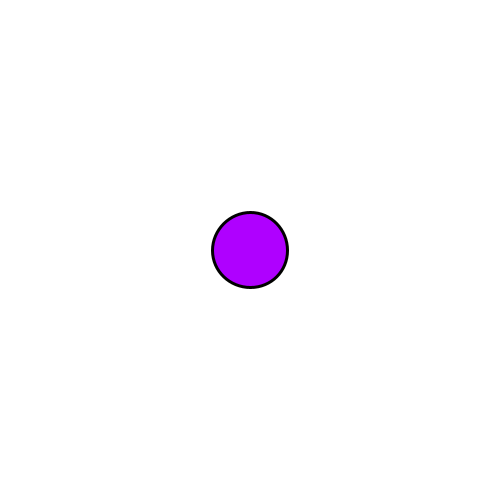
Frame 1 (no input)
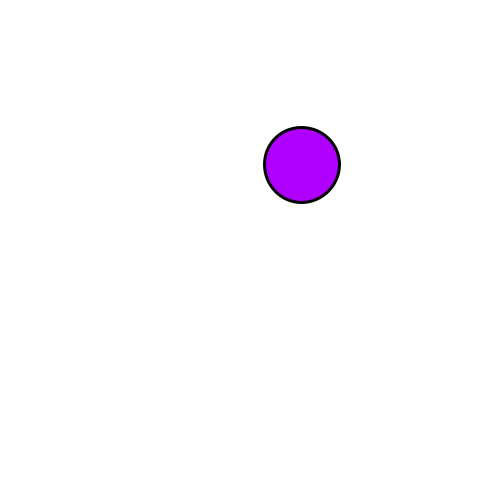
Frame 60 (the mouse pressed at the canvas centre just before this capture)
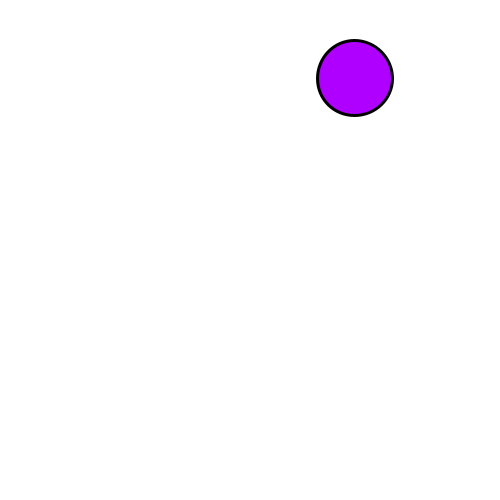
Frame 120 (the mouse held since frame 60 and released just before this capture)

The Processing sketch that drew these frames (run headless with seeded random() and noise(); from frame 60 on, the mouse is pressed at the canvas centre):

// Processing sketch: Notes_1_Bouncing_Circle
// ── Notes_1_Bouncing_Circle.pde
float x;
float y;
float s;
color c;

float xSpeed;
float ySpeed;

void setup() {
  size(500, 500);
  x = width / 2.0;
  y = height / 2.0;
  s = 75;
  c = color(175, 0, 255);
  xSpeed = random(-3, 3);
  ySpeed = random(-3, 3);
}

void draw() {
  background(255);
  renderCircle();
  moveCircle();
  containCircle();
}

void keyPressed() {
  if (key == 's') {
    ySpeed = 1;
    c = color(255, 0, 0);
  } else if (key == 'w') {
    ySpeed = -1;
    c = color(255, 0, 0);
  } else if (key == 'a') {
    xSpeed = -2;
    c = color(255, 0, 0);
  } else if (key =='d') {
    xSpeed = 2;
    c = color(255, 0, 0);
  }
}

void renderCircle() {
  stroke(0);
  strokeWeight(3);
  fill(c);
  ellipse(x, y, s, s);
}

void moveCircle() {
  // x = x + xSpeed;
  x += xSpeed;
  // y = y + ySpeed;
  y += ySpeed;
}

void containCircle() {
  if ((x + (s / 2.0)) >= width) {
    xSpeed = random(-3, -0.5);
    c = color(0, 200, 0);
  } else if ((x - (s / 2.0)) <= 0) {
    xSpeed = random(0.5, 3);
    c = color(0, 200, 0);
  }
  
  x = constrain(x, (s / 2.0), width - (s / 2.0));
  
  boolean maxY = (y + (s / 2.0)) >= height;
  boolean minY = (y - (s / 2.0)) <= 0;
  
  // boolean OR - booleanA || booleanB
  if (maxY || minY) {
    ySpeed = -ySpeed; 
    c = color(0, 0, 200);
  }
  
  y = constrain(y, (s / 2.0), height - (s / 2.0));
}
